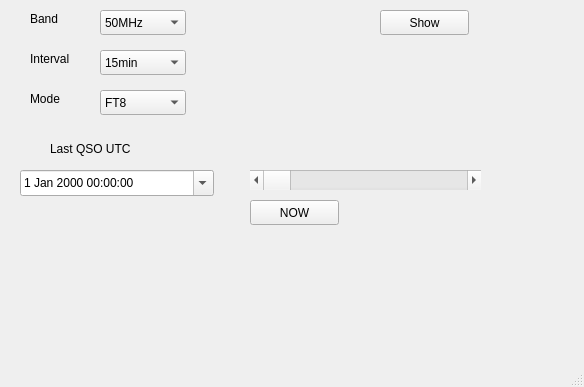
<?xml version="1.0" encoding="UTF-8"?>
<ui version="4.0">
 <class>MainWindow</class>
 <widget class="QMainWindow" name="MainWindow">
  <property name="geometry">
   <rect>
    <x>0</x>
    <y>0</y>
    <width>584</width>
    <height>387</height>
   </rect>
  </property>
  <property name="windowTitle">
   <string>ut2vr MUF</string>
  </property>
  <widget class="QWidget" name="centralwidget">
   <widget class="QComboBox" name="cb_band">
    <property name="enabled">
     <bool>true</bool>
    </property>
    <property name="geometry">
     <rect>
      <x>100</x>
      <y>10</y>
      <width>86</width>
      <height>25</height>
     </rect>
    </property>
    <property name="currentIndex">
     <number>1</number>
    </property>
    <item>
     <property name="text">
      <string>28MHz</string>
     </property>
    </item>
    <item>
     <property name="text">
      <string>50MHz</string>
     </property>
    </item>
    <item>
     <property name="text">
      <string>70MHz</string>
     </property>
    </item>
    <item>
     <property name="text">
      <string>144MHz</string>
     </property>
    </item>
    <item>
     <property name="text">
      <string>Broadcast</string>
     </property>
    </item>
   </widget>
   <widget class="QLabel" name="label">
    <property name="geometry">
     <rect>
      <x>30</x>
      <y>10</y>
      <width>67</width>
      <height>17</height>
     </rect>
    </property>
    <property name="text">
     <string>Band</string>
    </property>
   </widget>
   <widget class="QLabel" name="label_3">
    <property name="geometry">
     <rect>
      <x>30</x>
      <y>50</y>
      <width>67</width>
      <height>17</height>
     </rect>
    </property>
    <property name="text">
     <string>Interval</string>
    </property>
   </widget>
   <widget class="QComboBox" name="cb_interval">
    <property name="geometry">
     <rect>
      <x>100</x>
      <y>50</y>
      <width>86</width>
      <height>25</height>
     </rect>
    </property>
    <property name="currentText">
     <string>15min</string>
    </property>
    <property name="currentIndex">
     <number>5</number>
    </property>
    <item>
     <property name="text">
      <string>Day</string>
     </property>
    </item>
    <item>
     <property name="text">
      <string>6hour</string>
     </property>
    </item>
    <item>
     <property name="text">
      <string>3hour</string>
     </property>
    </item>
    <item>
     <property name="text">
      <string>1hour</string>
     </property>
    </item>
    <item>
     <property name="text">
      <string>30min</string>
     </property>
    </item>
    <item>
     <property name="text">
      <string>15min</string>
     </property>
    </item>
   </widget>
   <widget class="QLabel" name="label_4">
    <property name="geometry">
     <rect>
      <x>30</x>
      <y>90</y>
      <width>67</width>
      <height>17</height>
     </rect>
    </property>
    <property name="text">
     <string>Mode</string>
    </property>
   </widget>
   <widget class="QComboBox" name="cb_mode">
    <property name="geometry">
     <rect>
      <x>100</x>
      <y>90</y>
      <width>86</width>
      <height>25</height>
     </rect>
    </property>
    <property name="currentIndex">
     <number>1</number>
    </property>
    <item>
     <property name="text">
      <string>CW</string>
     </property>
    </item>
    <item>
     <property name="text">
      <string>FT8</string>
     </property>
    </item>
    <item>
     <property name="text">
      <string>All</string>
     </property>
    </item>
   </widget>
   <widget class="QLabel" name="label_5">
    <property name="geometry">
     <rect>
      <x>50</x>
      <y>140</y>
      <width>101</width>
      <height>17</height>
     </rect>
    </property>
    <property name="text">
     <string>Last QSO UTC</string>
    </property>
   </widget>
   <widget class="QPushButton" name="pushButton">
    <property name="geometry">
     <rect>
      <x>380</x>
      <y>10</y>
      <width>89</width>
      <height>25</height>
     </rect>
    </property>
    <property name="text">
     <string>Show</string>
    </property>
   </widget>
   <widget class="QDateTimeEdit" name="dateTimeEdit">
    <property name="geometry">
     <rect>
      <x>20</x>
      <y>170</y>
      <width>194</width>
      <height>26</height>
     </rect>
    </property>
    <property name="calendarPopup">
     <bool>true</bool>
    </property>
    <property name="timeSpec">
     <enum>Qt::UTC</enum>
    </property>
   </widget>
   <widget class="QScrollBar" name="scr_time">
    <property name="geometry">
     <rect>
      <x>250</x>
      <y>170</y>
      <width>231</width>
      <height>20</height>
     </rect>
    </property>
    <property name="maximum">
     <number>95</number>
    </property>
    <property name="orientation">
     <enum>Qt::Horizontal</enum>
    </property>
   </widget>
   <widget class="QPushButton" name="pb_now">
    <property name="geometry">
     <rect>
      <x>250</x>
      <y>200</y>
      <width>89</width>
      <height>25</height>
     </rect>
    </property>
    <property name="text">
     <string>NOW</string>
    </property>
   </widget>
  </widget>
  <widget class="QStatusBar" name="statusbar"/>
 </widget>
 <resources/>
 <connections/>
</ui>
